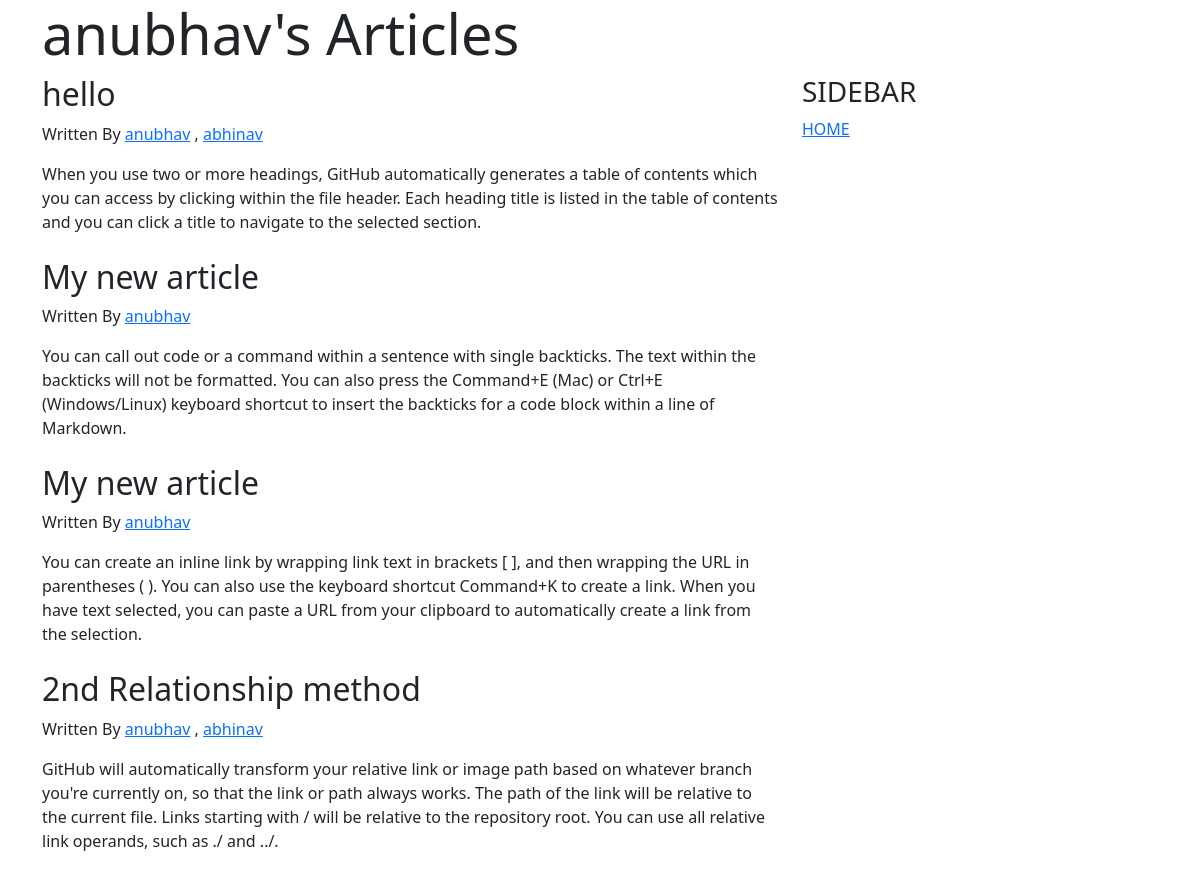
Page /articles_by/anubhav on the committed database.
### application/models.py (models this page shows)
class Article(db.Model):
    __tablename__ = 'article'
    article_id = db.Column(db.Integer, autoincrement = True, primary_key = True)
    title = db.Column(db.String)
    content = db.Column(db.String)
    authors = db.relationship("User", secondary = "article_authors")

class User(db.Model):
    __tablename__ = 'user'
    user_id = db.Column(db.Integer, autoincrement = True, primary_key = True)
    username = db.Column(db.String,unique = True)
    email = db.Column(db.String,unique = True)

### application/controllers.py (the view)
@app.route("/articles_by/<user_name>",methods = ["GET","POST"])
def articles_by_author(user_name):
    articles = Article.query.filter(Article.authors.any(username = user_name))
    return render_template('articles_by_author.html',articles = articles,username=user_name)

### templates/articles_by_author.html (shortened to what this page needs)
<!DOCTYPE html>
<html>
    <head>
    <link href="{{ url_for('static',filename='bootstrap/css/bootstrap.min.css') }}" rel="stylesheet" type ="text/css">
    <link href="{{ url_for('static',filename='style.css') }}" rel="stylesheet" type ="text/css">
</head>
    <body>
        <div class="container">
                <div class = "jumbotron">
                    <h1 class = "display-4">{{ username }}'s Articles</h1>
                </div>
                <div class="row">
                    <div class="col-md-8">
                        {% for article in articles %}
                        <div>
                            <h2>{{ article["title"] }}</h2>
                            <p>Written By
                                {% for author in article["authors"] %}
                                <a href = '/articles_by/{{ author["username"] }}'>{{ author["username"] }}</a>
                                {% if not loop.last %}
                                ,
                                {% endif %}
                                {% endfor %}
                            </p>
                            <div>
                                {{ article["content"] }}
                            </div>
                        </div>
                        <br>
                        {% endfor %}
                    </div>
                    <div class="col-md-4">
                        <h3>SIDEBAR</h3>
                        <a href="/">HOME</a>
                    </div>
                </div>
        </div>
    </body>
</html>
</html>

### rows in the picture
Article: title "hello", content "When you use two or more headings, GitHub automatically generates a table of contents which you can access by clicking within the file header. Each heading title is listed in the table of contents and you can click a title to navigate to the selected section."
User: username "anubhav"
User: username "abhinav"
Article: title "My new article", content "You can call out code or a command within a sentence with single backticks. The text within the backticks will not be formatted. You can also press the Command+E (Mac) or Ctrl+E (Windows/Linux) keyboard shortcut to insert the backticks for a code block within a line of Markdown."
Article: title "My new article", content "You can create an inline link by wrapping link text in brackets [ ], and then wrapping the URL in parentheses ( ). You can also use the keyboard shortcut Command+K to create a link. When you have text selected, you can paste a URL from your clipboard to automatically create a link from the selection."
Article: title "2nd Relationship method", content "GitHub will automatically transform your relative link or image path based on whatever branch you're currently on, so that the link or path always works. The path of the link will be relative to the current file. Links starting with / will be relative to the repository root. You can use all relative link operands, such as ./ and ../."
